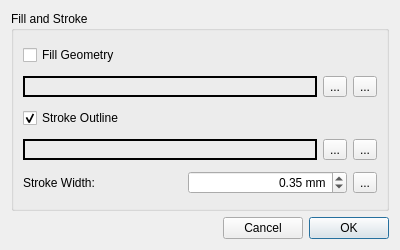
<?xml version="1.0" encoding="UTF-8"?>
<ui version="4.0">
 <class>ExportSvgDialog</class>
 <widget class="QDialog" name="ExportSvgDialog">
  <property name="geometry">
   <rect>
    <x>0</x>
    <y>0</y>
    <width>400</width>
    <height>250</height>
   </rect>
  </property>
  <property name="windowTitle">
   <string>Export SVG Options</string>
  </property>
  <layout class="QVBoxLayout" name="verticalLayout">
   <item>
    <widget class="QGroupBox" name="groupFillStroke">
     <property name="title">
      <string>Fill and Stroke</string>
     </property>
     <layout class="QVBoxLayout" name="verticalLayoutFillStroke">
      <item>
       <widget class="QCheckBox" name="checkBoxEnableFill">
        <property name="toolTip">
         <string>Enable filling of exported geometry with a color.</string>
        </property>
        <property name="text">
         <string>Fill Geometry</string>
        </property>
        <property name="checked">
         <bool>false</bool>
        </property>
       </widget>
      </item>
      <item>
       <layout class="QHBoxLayout" name="horizontalLayoutFillColor">
        <item>
         <widget class="QLabel" name="labelFillColor">
          <property name="minimumSize">
           <size>
            <width>100</width>
            <height>0</height>
           </size>
          </property>
          <property name="frameShape">
           <enum>QFrame::Box</enum>
          </property>
          <property name="lineWidth">
           <number>2</number>
          </property>
          <property name="text">
           <string/>
          </property>
         </widget>
        </item>
        <item>
         <widget class="QToolButton" name="toolButtonFillColorReset">
          <property name="text">
           <string>...</string>
          </property>
          <property name="icon">
           <iconset theme="openscad-undo">
           <normaloff>.</normaloff>.</iconset>
          </property>
         </widget>
        </item>
        <item>
         <widget class="QToolButton" name="toolButtonFillColor">
          <property name="text">
           <string>...</string>
          </property>
         </widget>
        </item>
       </layout>
      </item>
      <item>
       <widget class="QCheckBox" name="checkBoxEnableStroke">
        <property name="toolTip">
         <string>Enable outline stroke for exported geometry.</string>
        </property>
        <property name="text">
         <string>Stroke Outline</string>
        </property>
        <property name="checked">
         <bool>true</bool>
        </property>
       </widget>
      </item>
      <item>
       <layout class="QHBoxLayout" name="horizontalLayoutStrokeColor">
        <item>
         <widget class="QLabel" name="labelStrokeColor">
          <property name="minimumSize">
           <size>
            <width>100</width>
            <height>0</height>
           </size>
          </property>
          <property name="frameShape">
           <enum>QFrame::Box</enum>
          </property>
          <property name="lineWidth">
           <number>2</number>
          </property>
          <property name="text">
           <string/>
          </property>
         </widget>
        </item>
        <item>
         <widget class="QToolButton" name="toolButtonStrokeColorReset">
          <property name="text">
           <string>...</string>
          </property>
          <property name="icon">
           <iconset theme="openscad-undo">
           <normaloff>.</normaloff>.</iconset>
          </property>
         </widget>
        </item>
        <item>
         <widget class="QToolButton" name="toolButtonStrokeColor">
          <property name="text">
           <string>...</string>
          </property>
         </widget>
        </item>
       </layout>
      </item>
      <item>
       <layout class="QHBoxLayout" name="horizontalLayoutStrokeWidth">
        <item>
         <widget class="QLabel" name="labelStrokeWidth">
          <property name="text">
           <string>Stroke Width:</string>
          </property>
         </widget>
        </item>
        <item>
         <widget class="QDoubleSpinBox" name="doubleSpinBoxStrokeWidth">
          <property name="alignment">
           <set>Qt::AlignRight|Qt::AlignTrailing|Qt::AlignVCenter</set>
          </property>
          <property name="suffix">
           <string> mm</string>
          </property>
          <property name="decimals">
           <number>2</number>
          </property>
          <property name="minimum">
           <double>0.01</double>
          </property>
          <property name="maximum">
           <double>10.00</double>
          </property>
          <property name="singleStep">
           <double>0.10</double>
          </property>
          <property name="value">
           <double>0.35</double>
          </property>
         </widget>
        </item>
        <item>
         <widget class="QToolButton" name="toolButtonStrokeWidthReset">
          <property name="text">
           <string>...</string>
          </property>
          <property name="icon">
           <iconset theme="openscad-undo">
           <normaloff>.</normaloff>.</iconset>
          </property>
         </widget>
        </item>
       </layout>
      </item>
     </layout>
    </widget>
   </item>
   <item>
    <layout class="QHBoxLayout" name="horizontalLayoutDialogButtons">
     <item>
      <spacer name="horizontalSpacerDialogButtons">
       <property name="orientation">
        <enum>Qt::Horizontal</enum>
       </property>
       <property name="sizeHint" stdset="0">
        <size>
         <width>40</width>
         <height>20</height>
        </size>
       </property>
      </spacer>
     </item>
     <item>
      <widget class="QPushButton" name="pushButtonCancel">
       <property name="text">
        <string>Cancel</string>
       </property>
      </widget>
     </item>
     <item>
      <widget class="QPushButton" name="pushButtonOk">
       <property name="text">
        <string>OK</string>
       </property>
       <property name="default">
        <bool>true</bool>
       </property>
      </widget>
     </item>
    </layout>
   </item>
  </layout>
 </widget>
 <tabstops>
  <tabstop>checkBoxEnableFill</tabstop>
  <tabstop>toolButtonFillColorReset</tabstop>
  <tabstop>toolButtonFillColor</tabstop>
  <tabstop>checkBoxEnableStroke</tabstop>
  <tabstop>toolButtonStrokeColorReset</tabstop>
  <tabstop>toolButtonStrokeColor</tabstop>
  <tabstop>doubleSpinBoxStrokeWidth</tabstop>
  <tabstop>toolButtonStrokeWidthReset</tabstop>
  <tabstop>pushButtonCancel</tabstop>
  <tabstop>pushButtonOk</tabstop>
 </tabstops>
 <resources/>
 <connections>
  <connection>
   <sender>pushButtonOk</sender>
   <signal>clicked()</signal>
   <receiver>ExportSvgDialog</receiver>
   <slot>accept()</slot>
  </connection>
  <connection>
   <sender>pushButtonCancel</sender>
   <signal>clicked()</signal>
   <receiver>ExportSvgDialog</receiver>
   <slot>reject()</slot>
  </connection>
 </connections>
</ui>
